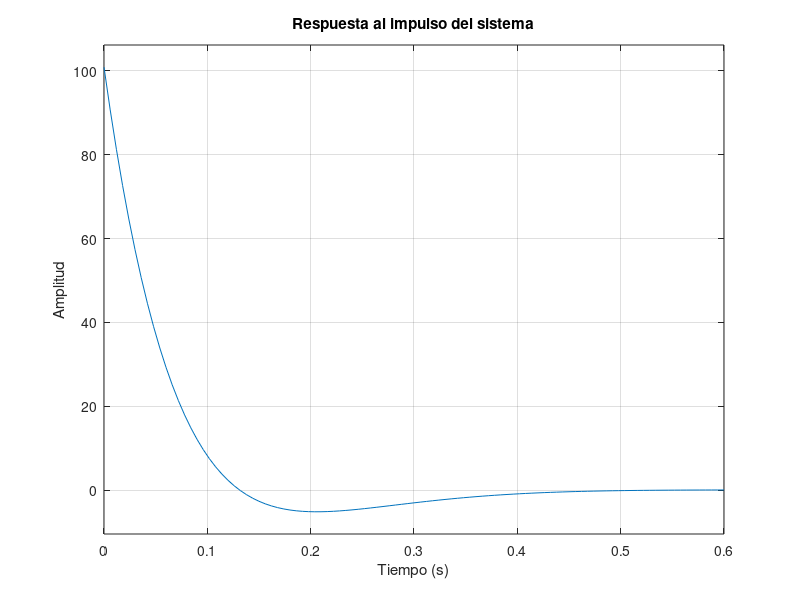

Recreate this plot in MATLAB.
num = [1260.93, 27740.53, 132398.0];
den = [1, 52, 1061, 10108, 37828];

H = tf(num, den);

[y, t] = step(H);

y_ss = dcgain(H);               % Valor final
y_max = max(y);                 % Valor máximo de la salida
OS = (y_max - y_ss)/y_ss * 100; % Sobreimpulso en %

fprintf('Valor final: %.4f\n', y_ss);
fprintf('Valor máximo: %.4f\n', y_max);
fprintf('Sobreimpulso: %.2f%%\n', OS);

num_modificado = conv([0.08, 1], [1260.93, 27740.53, 132398.0]);
H2 = tf(num_modificado, den);

[y, t] = step(H2);

y_ss = dcgain(H2);               % Valor final
y_max = max(y);                 % Valor máximo de la salida
OS = (y_max - y_ss)/y_ss * 100; % Sobreimpulso en %

fprintf('Valor final: %.4f\n', y_ss);
fprintf('Valor máximo: %.4f\n', y_max);
fprintf('Sobreimpulso: %.2f%%\n', OS);

H2

figure;
impulse(H2);
title('Respuesta al impulso del sistema');
xlabel('Tiempo (s)');
ylabel('Amplitud');
grid on;